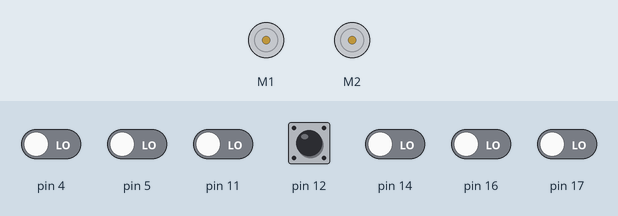
Simulated run of this sketch. Board: Arduino Uno, built with avr-gcc and run on an emulated ATmega328P. On the bench: 2 × DC motor (green arrow = forward, orange = backward, longer = faster). The test bench sets the inputs (shaded band); at power-on: pin 12 HIGH, pin 4, pin 5, pin 11, pin 14, pin 16, pin 17 LOW. Random numbers use the default seed unless the sketch sets one.

Above: at 0.8 s.
0.9 s: pin 12 pulled LOW for 0.15 s
At 1.79 s:
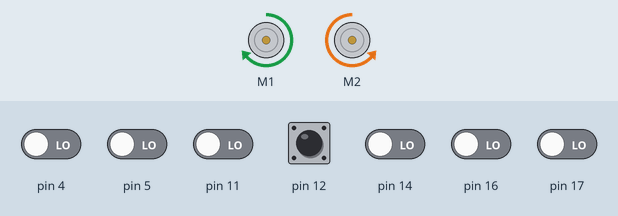
3.9 s: pin 4 driven HIGH
At 4.38 s:
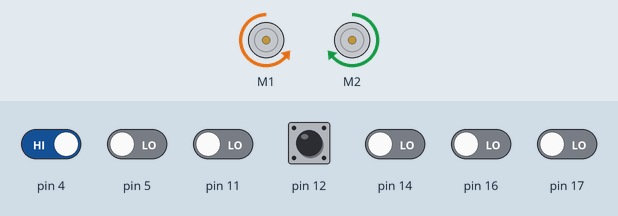
6.9 s: pin 5 driven HIGH
At 7.7 s:
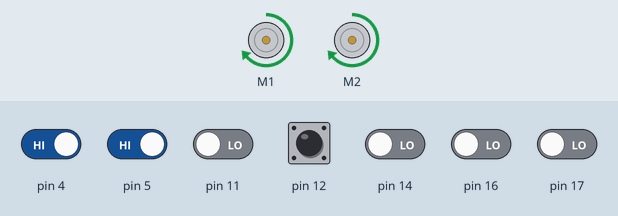
8.5 s: pin 5 driven LOW
At 8.6 s:
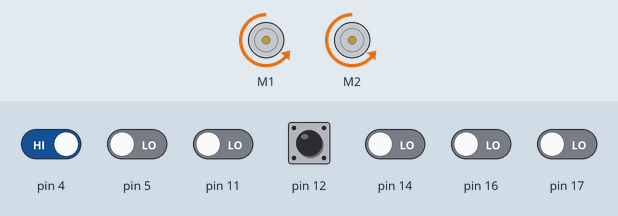
11.5 s: pin 4 driven LOW
At 12.21 s:
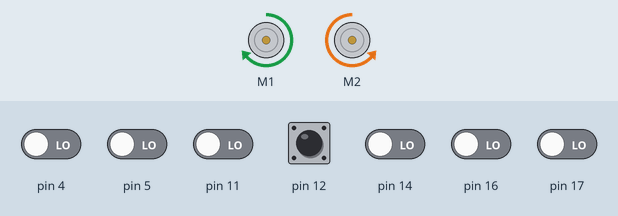
Timing chart, 0 to 15.5 s (numbered marks = the images above; inputs shaded):
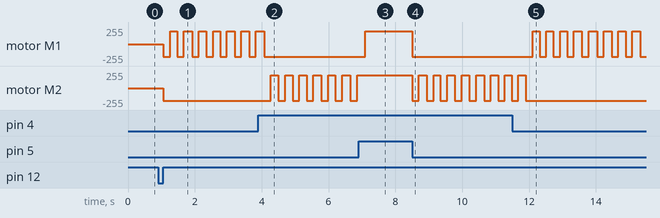

The sketch:

oving4.ino
```cpp
#include <ZumoMotors.h>
#include <Pushbutton.h>
#include <QTRSensors.h>
#include <ZumoReflectanceSensorArray.h>

const int LED = 13;

// this might need to be tuned for different lighting conditions, surfaces, etc.
const int QTR_THRESHOLD = 200;

// these might need to be tuned for different motor types
const int REVERSE_SPEED = 300; // 0 is stopped, 400 is full speed
const int TURN_SPEED = 300;
const int FORWARD_SPEED = 300;

const int REVERSE_DURATION = 200; // ms
const int TURN_DURATION = 200; // ms
ZumoMotors motors;
Pushbutton button(ZUMO_BUTTON); // pushbutton on pin 12
const int NUM_SENSORS = 6;
unsigned int sensor_values[NUM_SENSORS];
ZumoReflectanceSensorArray sensors;

void setup() {
  sensors.init();
  button.waitForButton();
  motors.setSpeeds(FORWARD_SPEED, FORWARD_SPEED);
}

void loop() {
  sensors.read(sensor_values);
  if (sensor_values[0] < QTR_THRESHOLD) {
    // if leftmost sensor detects line, reverse and turn to the right
    motors.setSpeeds(-REVERSE_SPEED, -REVERSE_SPEED);
    delay(REVERSE_DURATION);
    motors.setSpeeds(TURN_SPEED, -TURN_SPEED);
    delay(TURN_DURATION + random(50));
    motors.setSpeeds(FORWARD_SPEED, FORWARD_SPEED);
  }
  else if (sensor_values[5] < QTR_THRESHOLD) {
    // if rightmost sensor detects line, reverse and turn to the left
    motors.setSpeeds(-REVERSE_SPEED, -REVERSE_SPEED);
    delay(REVERSE_DURATION);
    motors.setSpeeds(-TURN_SPEED, TURN_SPEED);
    delay(TURN_DURATION + random(50));
    motors.setSpeeds(FORWARD_SPEED, FORWARD_SPEED);
  }
}
```

Measured:
- after the input at 0.9 s, motor M1: alternates forward 191/255 for 0.23 s and backward 191/255 for 0.20 s, starting after 0.16 s; motor M2: stopped → backward 191/255 after 0.16 s
- after the input at 3.9 s, motor M2: alternates forward 191/255 for 0.23 s and backward 191/255 for 0.20 s, starting after 0.37 s
- after the input at 6.9 s, motor M1: backward 191/255 → forward 191/255 after 0.20 s
- after the input at 8.5 s, motor M1: forward 191/255 → backward 191/255 at once; motor M2: alternates forward 191/255 for 0.23 s and backward 191/255 for 0.20 s, starting at once
- after the input at 11.5 s, motor M1: alternates forward 191/255 for 0.23 s and backward 191/255 for 0.20 s, starting after 0.61 s
